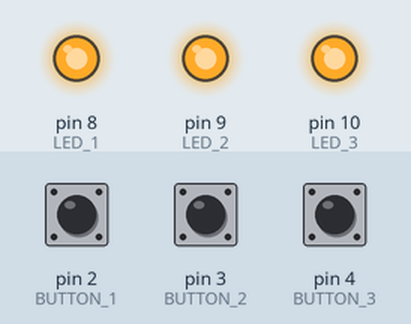
Recording of a sketch running on a simulated Arduino Uno, built with avr-gcc and run on an emulated ATmega328P. Parts: output pins drawn as LEDs (lit = HIGH). The test bench sets the inputs (shaded band); at power-on: pin 2 (BUTTON_1) HIGH, pin 3 (BUTTON_2) HIGH, pin 4 (BUTTON_3) HIGH.

Above: at 1.2 s.
1.3 s: pin 2 (BUTTON_1) pulled LOW for 0.15 s
At 1.37 s:
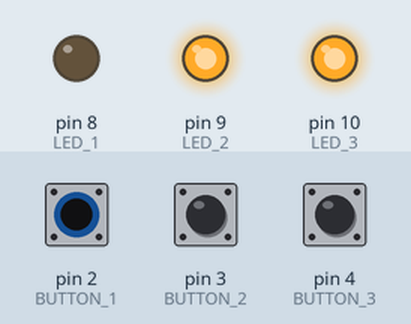
2.9 s: pin 3 (BUTTON_2) pulled LOW for 0.15 s
At 2.97 s:
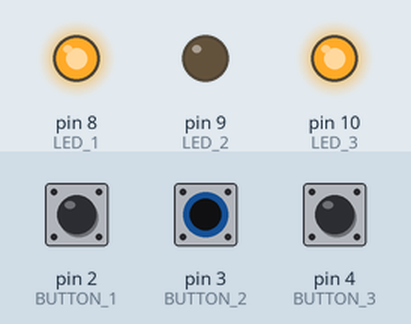
4.5 s: pin 4 (BUTTON_3) pulled LOW for 0.15 s
At 4.57 s:
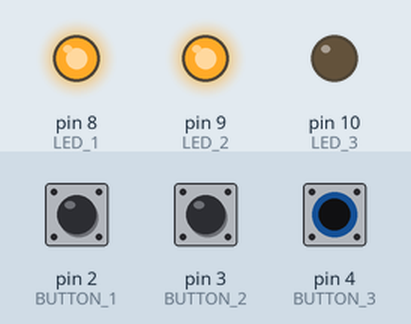
6.1 s: pin 4 (BUTTON_3) pulled LOW for 3.2 s
At 9.7 s:
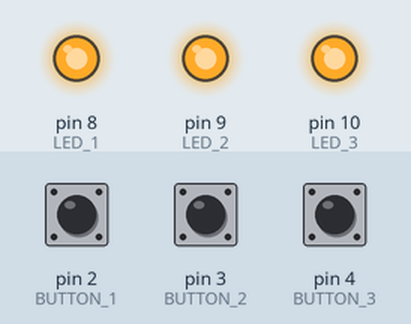
10.8 s: pin 2 (BUTTON_1) pulled LOW for 3.2 s
At 12.0 s:
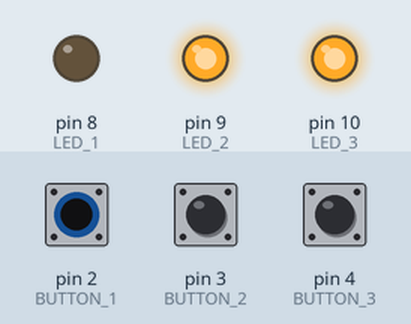
15.5 s: pin 2 (BUTTON_1) driven LOW and pin 3 (BUTTON_2) driven LOW
At 16.8 s:
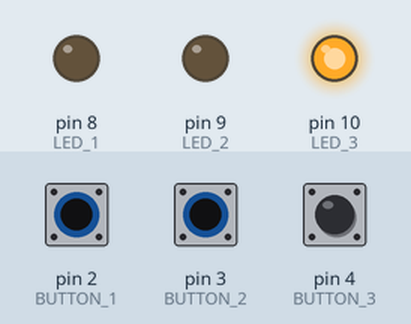
Timing chart, 0 to 18.0 s (numbered marks = the images above; inputs shaded):
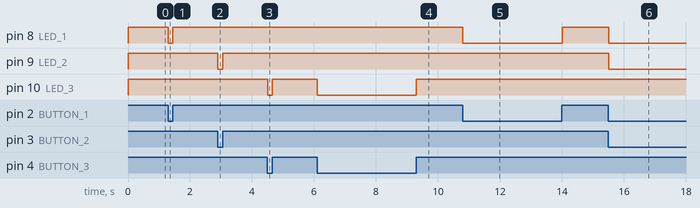

The sketch:

3_button_3_led.ino
```cpp
int LED_1=8;
int LED_2=9;
int LED_3=10;
int BUTTON_1=2;
int BUTTON_2=3;
int BUTTON_3=4;
void setup() {
  pinMode(LED_1, OUTPUT);
  pinMode(BUTTON_1, INPUT_PULLUP);
  pinMode(LED_2, OUTPUT);
  pinMode(BUTTON_2, INPUT_PULLUP);
  pinMode(LED_3, OUTPUT);
  pinMode(BUTTON_3, INPUT_PULLUP);
}
void loop() {
  if (digitalRead(BUTTON_1)== HIGH){
  digitalWrite(LED_1, HIGH);
  } else{
  digitalWrite(LED_1, LOW);
  }
  if (digitalRead(BUTTON_2)== HIGH){
  digitalWrite(LED_2, HIGH);
  } else{
  digitalWrite(LED_2, LOW);
  }
  if (digitalRead(BUTTON_3)== HIGH){
  digitalWrite(LED_3, HIGH);
  } else{
  digitalWrite(LED_3, LOW);
  }
}
```

Measured:
- after the input at 1.3 s, pin 8 (LED_1): HIGH → LOW at once, → HIGH 0.15 s later
- after the input at 2.9 s, pin 9 (LED_2): HIGH → LOW at once, → HIGH 0.15 s later
- after the input at 4.5 s, pin 10 (LED_3): HIGH → LOW at once, → HIGH 0.15 s later
- after the input at 6.1 s, pin 10 (LED_3): HIGH → LOW at once, → HIGH 3.2 s later
- after the input at 10.8 s, pin 8 (LED_1): HIGH → LOW at once, → HIGH 3.2 s later
- after the input at 15.5 s, pin 8 (LED_1), pin 9 (LED_2): HIGH → LOW at once
